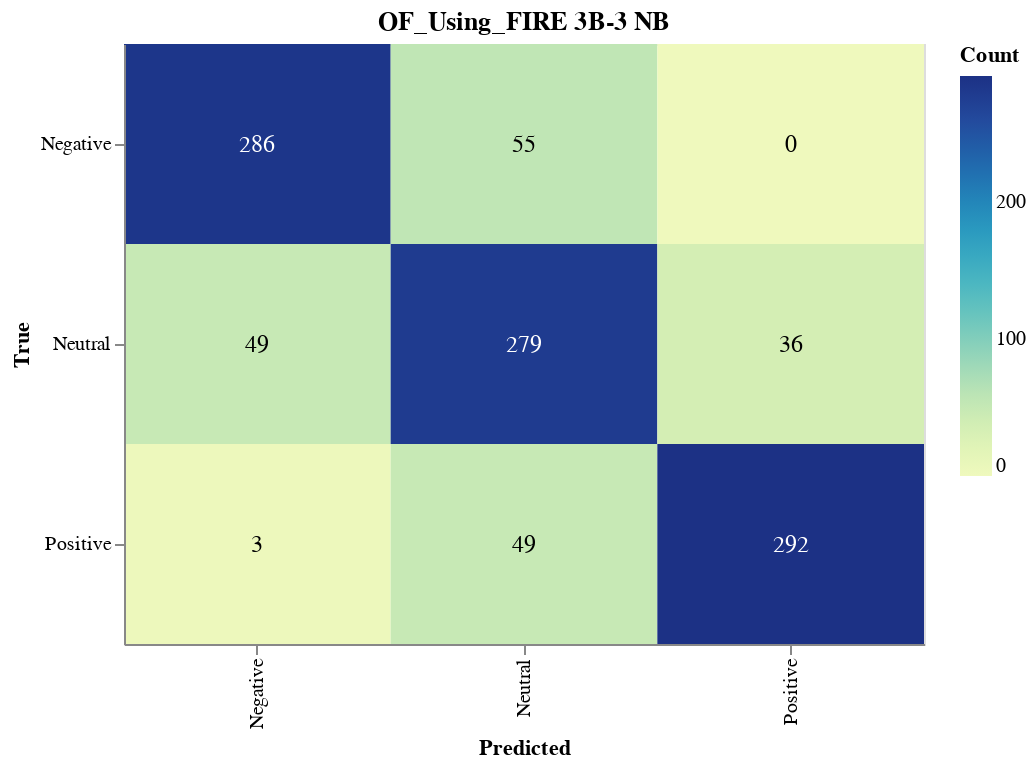

Notebook code cell kept with this figure:
### Markdown cell above
#### Save Confusion Matrix

### Code cell
import altair as alt
import pandas as pd
from sklearn.metrics import confusion_matrix

# Calculate the confusion matrix
cm = confusion_matrix(true_labels, nb_validation_predictions)

# Define class names
class_names = ['Negative', 'Neutral', 'Positive']

# Convert confusion matrix to DataFrame
cm_df = pd.DataFrame(cm, index=class_names, columns=class_names).reset_index().melt(id_vars='index')
cm_df.columns = ['True', 'Predicted', 'Count']

# Ensure the order of categories
cm_df['True'] = pd.Categorical(cm_df['True'], categories=class_names, ordered=True)
cm_df['Predicted'] = pd.Categorical(cm_df['Predicted'], categories=class_names, ordered=True)

# Create the Altair plot
heatmap = alt.Chart(cm_df).mark_rect().encode(
    x=alt.X('Predicted:O', sort=class_names),
    y=alt.Y('True:O', sort=class_names),
    color='Count:Q',
    tooltip=['True', 'Predicted', 'Count']
).properties(
    width=400,
    height=300,
    title='OF_Using_FIRE 3B-3 NB'
)

# Add text labels
text = heatmap.mark_text(
    align='center',
    baseline='middle',
    fontSize=12
).encode(
    text='Count:Q',
    color=alt.condition(
        alt.datum.Count > cm.max() / 2,
        alt.value('white'),
        alt.value('black')
    )
)

# Combine heatmap and text
final_chart = heatmap + text

# Display the plot
final_chart.show()

### Figure 1 — Vega-Lite specification as saved in the notebook (floating-point values rounded to 4 significant figures)
{"config": {"view": {"continuousWidth": 300, "continuousHeight": 300}}, "layer": [{"mark": {"type": "rect"}, "encoding": {"color": {"field": "Count", "type": "quantitative"}, "tooltip": [{"field": "True", "type": "ordinal"}, {"field": "Predicted", "type": "ordinal"}, {"field": "Count", "type": "quantitative"}], "x": {"field": "Predicted", "sort": ["Negative", "Neutral", "Positive"], "type": "ordinal"}, "y": {"field": "True", "sort": ["Negative", "Neutral", "Positive"], "type": "ordinal"}}, "title": "OF_Using_FIRE 3B-3 NB"}, {"mark": {"type": "text", "align": "center", "baseline": "middle", "fontSize": 12}, "encoding": {"color": {"condition": {"test": "(datum.Count > 146.0)", "value": "white"}, "value": "black"}, "text": {"field": "Count", "type": "quantitative"}, "tooltip": [{"field": "True", "type": "ordinal"}, {"field": "Predicted", "type": "ordinal"}, {"field": "Count", "type": "quantitative"}], "x": {"field": "Predicted", "sort": ["Negative", "Neutral", "Positive"], "type": "ordinal"}, "y": {"field": "True", "sort": ["Negative", "Neutral", "Positive"], "type": "ordinal"}}, "title": "OF_Using_FIRE 3B-3 NB"}], "data": {"name": "data-f8c47edf046c29bdf6e3152c6c6bce3a"}, "height": 300, "width": 400, "$schema": "https://vega.github.io/schema/vega-lite/v5.17.0.json", "datasets": {"data-f8c47edf046c29bdf6e3152c6c6bce3a": [{"True": "Negative", "Predicted": "Negative", "Count": 286}, {"True": "Neutral", "Predicted": "Negative", "Count": 49}, {"True": "Positive", "Predicted": "Negative", "Count": 3}, {"True": "Negative", "Predicted": "Neutral", "Count": 55}, {"True": "Neutral", "Predicted": "Neutral", "Count": 279}, {"True": "Positive", "Predicted": "Neutral", "Count": 49}, {"True": "Negative", "Predicted": "Positive", "Count": 0}, {"True": "Neutral", "Predicted": "Positive", "Count": 36}, {"True": "Positive", "Predicted": "Positive", "Count": 292}]}}
